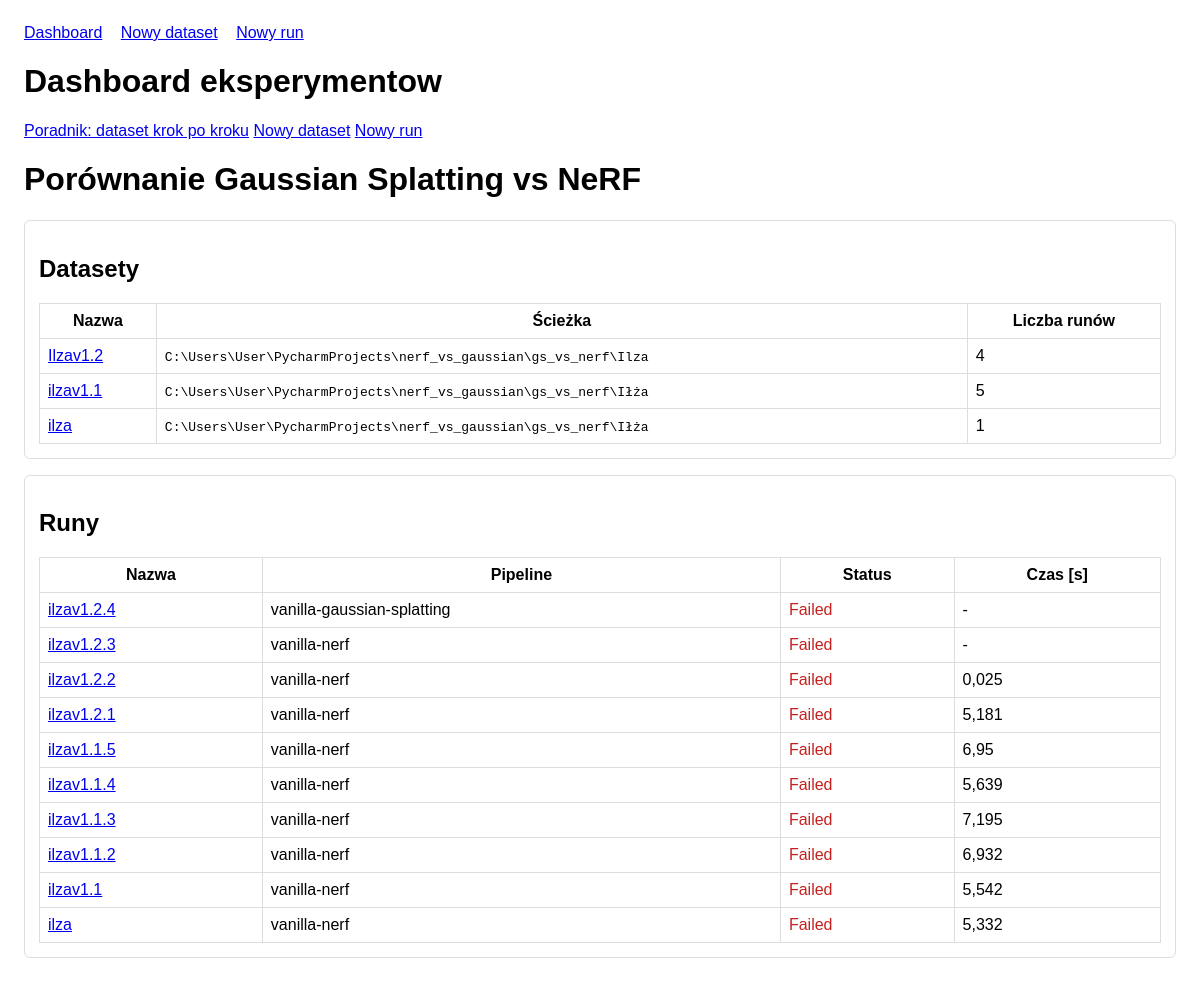
Before: / with the older database file.
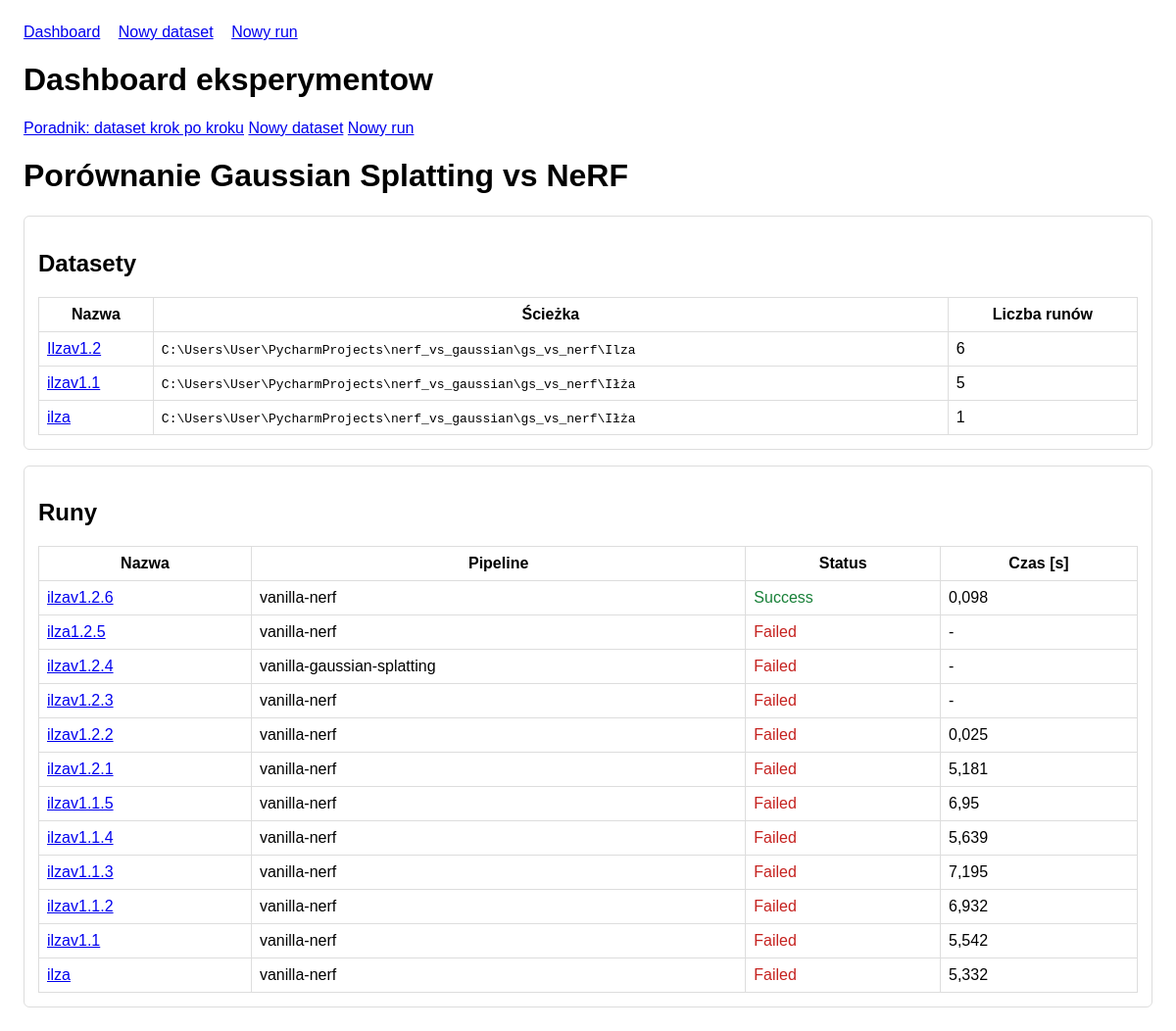
After: the same page with the newer database file.
### experiments/models.py (models this page shows, shortened)
class Dataset(models.Model):
    name = models.CharField(max_length=128, unique=True)
    description = models.TextField(blank=True)
    data_path = models.CharField(max_length=512)
    created_at = models.DateTimeField(auto_now_add=True)
    class Meta:
        ordering = ["-created_at"]

class ExperimentRun(models.Model):
    class PipelineType(models.TextChoices):
        VANILLA_NERF = "vanilla-nerf", "Vanilla NeRF"
        VANILLA_GS = "vanilla-gaussian-splatting", "Vanilla Gaussian Splatting"
    class Status(models.TextChoices):
        PENDING = "pending", "Pending"
        RUNNING = "running", "Running"
        SUCCESS = "success", "Success"
        FAILED = "failed", "Failed"
    name = models.CharField(max_length=128)
    dataset = models.ForeignKey(Dataset, on_delete=models.CASCADE, related_name="runs")
    pipeline_type = models.CharField(max_length=32, choices=PipelineType.choices)
    status = models.CharField(max_length=16, choices=Status.choices, default=Status.PENDING)
    command = models.TextField(blank=True)
    config_json = models.JSONField(default=dict, blank=True)
    output_dir = models.CharField(max_length=512, blank=True)
    stdout_log = models.TextField(blank=True)
    stderr_log = models.TextField(blank=True)
    error_message = models.TextField(blank=True)
    started_at = models.DateTimeField(null=True, blank=True)
    finished_at = models.DateTimeField(null=True, blank=True)
    created_at = models.DateTimeField(auto_now_add=True)
    class Meta:
        ordering = ["-created_at"]
    @property
    def duration_seconds(self) -> float | None:
        if not self.started_at or not self.finished_at:
            return None
        return round((self.finished_at - self.started_at).total_seconds(), 3)

### experiments/views.py (the view)
# urls.py: path("", views.dashboard, name="dashboard"),
def dashboard(request):
    datasets = Dataset.objects.all()[:10]
    runs = ExperimentRun.objects.select_related("dataset").all()[:15]
    return render(request, "experiments/dashboard.html", {"datasets": datasets, "runs": runs})

### experiments/templates/experiments/dashboard.html (shortened to what this page needs)
{% extends 'experiments/base.html' %}
{% block content %}
<div class="d-flex flex-wrap justify-content-between align-items-center mb-3 gap-2">
    <h1 class="h3 mb-0">Dashboard eksperymentow</h1>
    <div class="d-flex flex-wrap gap-2">
        <a class="btn btn-outline-info" href="{% url 'experiments:dataset_setup_guide' %}">Poradnik: dataset krok po kroku</a>
        <a class="btn btn-outline-primary" href="{% url 'experiments:dataset_create' %}">Nowy dataset</a>
        <a class="btn btn-primary" href="{% url 'experiments:run_create' %}">Nowy run</a>
    </div>
</div>
<h1>Porównanie Gaussian Splatting vs NeRF</h1>
<div class="card">
    <h2>Datasety</h2>
    <table>
        <thead><tr><th>Nazwa</th><th>Ścieżka</th><th>Liczba runów</th></tr></thead>
        <tbody>
        {% for dataset in datasets %}
            <tr>
                <td><a href="{% url 'experiments:dataset_detail' dataset.pk %}">{{ dataset.name }}</a></td>
                <td><code>{{ dataset.data_path }}</code></td>
                <td>{{ dataset.runs.count }}</td>
            </tr>
        {% empty %}
            <tr><td colspan="3">Brak datasetów.</td></tr>
        {% endfor %}
        </tbody>
    </table>
</div>
<div class="card">
    <h2>Runy</h2>
    <table>
        <thead><tr><th>Nazwa</th><th>Pipeline</th><th>Status</th><th>Czas [s]</th></tr></thead>
        <tbody>
        {% for run in runs %}
            <tr>
                <td><a href="{% url 'experiments:run_detail' run.pk %}">{{ run.name }}</a></td>
                <td>{{ run.pipeline_type }}</td>
                <td class="status-{{ run.status }}">{{ run.get_status_display }}</td>
                <td>{{ run.duration_seconds|default:'-' }}</td>
            </tr>
        {% empty %}
            <tr><td colspan="4">Brak runów.</td></tr>
        {% endfor %}
        </tbody>
    </table>
</div>
{% endblock %}

### experiments/templates/experiments/base.html (shortened to what this page needs)
<!DOCTYPE html>
<html lang="pl">
<head>
</head>
<body>
<nav>
    <a href="{% url 'experiments:dashboard' %}">Dashboard</a>
    <a href="{% url 'experiments:dataset_create' %}">Nowy dataset</a>
    <a href="{% url 'experiments:run_create' %}">Nowy run</a>
</nav>
{% block content %}{% endblock %}
</body>
</html>

### experiments/templates/experiments/base.html (style rules this page uses)
body { font-family: Arial, sans-serif; margin: 24px; }
nav a { margin-right: 14px; }
table { border-collapse: collapse; width: 100%; margin-top: 16px; }
th, td { border: 1px solid #ddd; padding: 8px; }
.status-success { color: #188038; }
.status-failed { color: #c5221f; }
.card { border: 1px solid #ddd; padding: 14px; margin-bottom: 16px; border-radius: 6px; }

Changed rows visible on the page:
computed for Dataset "Ilzav1.2": runs.count "4" → "6"
added ExperimentRun: name "ilzav1.2.6", pipeline_type "vanilla-nerf", status "Success", duration_seconds "0,098"
added ExperimentRun: name "ilza1.2.5", pipeline_type "vanilla-nerf", status "Failed", duration_seconds "-"
